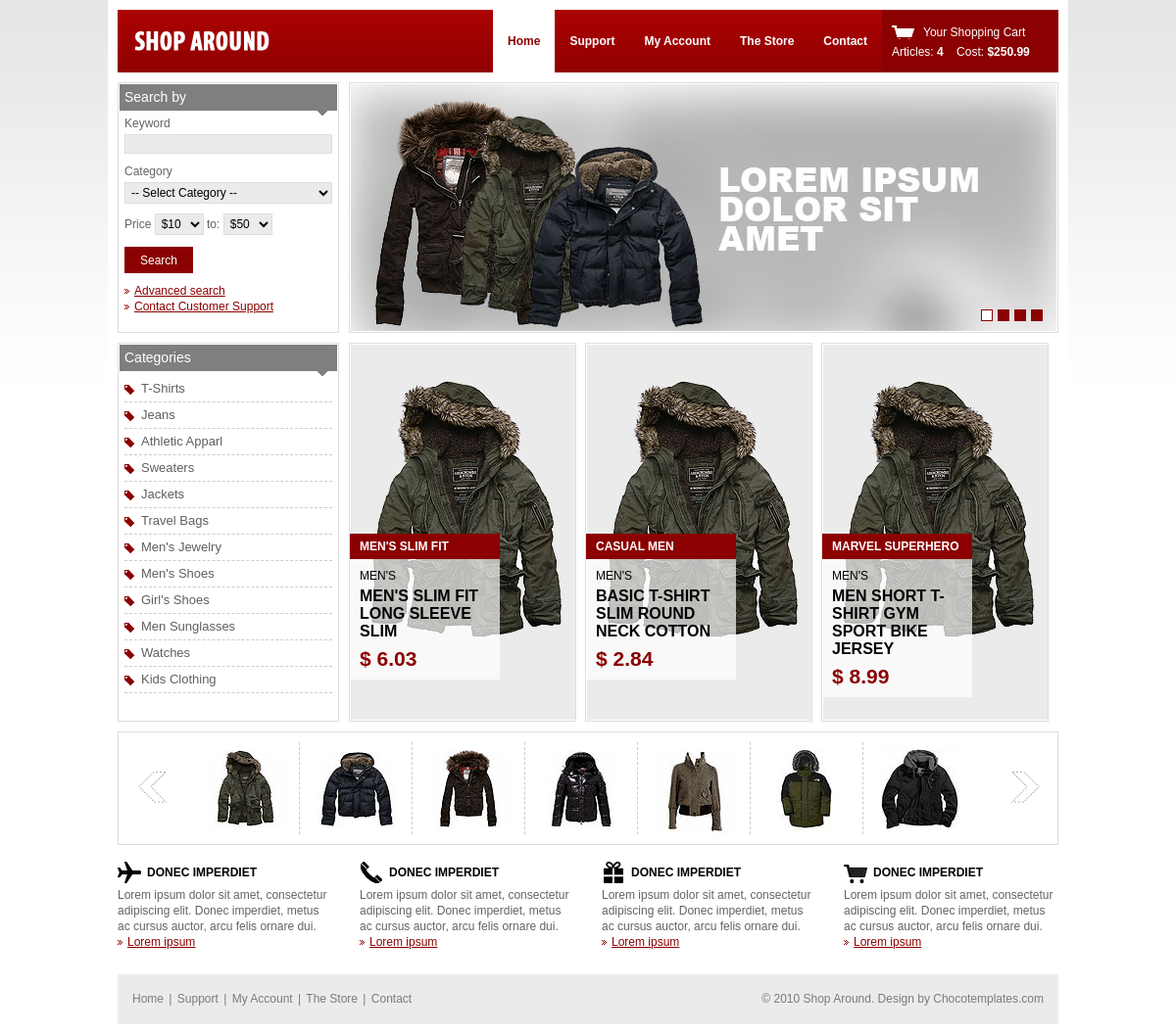
The page / on the database its author committed.
### tables this page shows
CREATE TABLE `items` (
  `item_id` int(11) NOT NULL,
  `item_name` varchar(255) NOT NULL,
  `item_description` text NOT NULL,
  `item_price` decimal(11,2) NOT NULL,
  `sort_by` varchar(255) NOT NULL,
  `is_active` tinyint(1) NOT NULL DEFAULT '1',
  `is_created` datetime NOT NULL DEFAULT CURRENT_TIMESTAMP
);

CREATE TABLE `category` (
  `category_id` int(11) NOT NULL,
  `category_name` varchar(255) NOT NULL
);

### Core/Mysql.php (called while the page is built, shortened)
<?php
abstract class Mysql{
    private $conn = null;
    private $stmt = null;
    private static function prepareConnectionString(){
        $server = DB_HOST;
        $db     = DB_NAME;
        return "mysql:host=$server;dbname=$db";
    }
    public function getConnection(){
        $user = DB_USER_NAME;
        $pass = DB_PASSWORD;
        try{
            $this->conn = new PDO(self::prepareConnectionString(), $user, $pass);
            $this->conn->setAttribute(PDO::ATTR_ERRMODE, PDO::ERRMODE_EXCEPTION);
            return true;
        }
        catch(PDOException $e){
            echo "Error: ". $e->getMessage();
        }
        return false;
    }
    public function prepareStatement($query){
        $this->stmt = $this->conn->prepare($query);
        $this->stmt->execute();
    }
    public function fetchData($entity = null){
        return $this->stmt->fetchAll(PDO::FETCH_CLASS, $entity);
    }
}

### Core/Model.php (called while the page is built, shortened)
<?php
abstract class Model extends Mysql{
    protected $table = null;
    private $select = null;
    private $entity = null;
    public function select($select = '*'){
        $this->select = $select;
        return $this;
    }
    public function setEntity($entity){
        $this->entity = $entity;
        return $this;
    }
    private function prepareSelectQuery(){
        return "SELECT $this->select FROM $this->table";
    }
    public function find(){
        $this->prepareStatement($this->prepareSelectQuery());
        return $this->fetchData($this->entity);
    }
}

### Model/ItemModel.php (called while the page is built, shortened)
<?php
class ItemModel extends Model{
    public function getAllItems(){
        return $this->select('*')->setEntity('Entity\Item')->find();
    }
}

### Model/CategoryModel.php (called while the page is built, shortened)
<?php
class CategoryModel extends Model{
    public function getAllCategory(){
        return $this->select('*')->setEntity('Entity\Category')->find();
    }
}

### Entity/Category.php (called while the page is built, shortened)
<?php
class Category{
    private $category_name;
    public function getCategory(){
        return $this->category_name;
    }
}

### index.php (the view, shortened to what this page needs)
<?php
require_once 'Core/Mysql.php';
require_once 'Core/Model.php';
require_once 'Entity/Category.php';
require_once 'Model/CategoryModel.php';
require_once 'Model/ItemModel.php';
$category = new CategoryModel();
$categories = $category->getAllCategory();
$item = new ItemModel();
$items = $item->getAllItems();
?>
<!DOCTYPE html PUBLIC "-//W3C//DTD XHTML 1.0 Transitional//EN" "http://www.w3.org/TR/xhtml1/DTD/xhtml1-transitional.dtd">
<html xmlns="http://www.w3.org/1999/xhtml">
<head>
	<link rel="stylesheet" href="Assets/css/style.css" type="text/css" media="all" />
</head>
<body>
<div class="shell">
	<div id="header">
		<h1 id="logo"><a href="#">shoparound</a></h1>
		<div id="cart">
			<a href="#" class="cart-link">Your Shopping Cart</a>
			<span>Articles: <strong>4</strong></span>
			<span>Cost: <strong>$250.99</strong></span>
		</div>
		<div id="navigation">
			<ul>
			    <li><a href="#" class="active">Home</a></li>
			    <li><a href="#">Support</a></li>
			    <li><a href="#">My Account</a></li>
			    <li><a href="#">The Store</a></li>
			    <li><a href="#">Contact</a></li>
			</ul>
		</div>
	</div>
	<div id="main">
		<div id="content">
			<div id="slider" class="box">
				<div id="slider-holder">
					<ul>
					    <li><a href="#"><img src="Assets/css/images/slide1.jpg" alt="" /></a></li>
					</ul>
				</div>
				<div id="slider-nav">
					<a href="#" class="active">1</a>
					<a href="#">2</a>
					<a href="#">3</a>
					<a href="#">4</a>
				</div>
			</div>
			<div class="products">
				<ul>
				<?php foreach($items as $item): ?>
				    <li>
				    	<a href="#"><img src="Assets/css/images/big1.jpg" alt="" /></a>
				    	<div class="product-info">
				    		<h3><?php echo $item->item_name ?></h3>
				    		<div class="product-desc">
								<h4><?php echo $item->sort_by ?></h4>
				    			<p><?php echo $item->item_description ?></p>
				    			<strong class="price">$ <?php echo $item->item_price ?></strong>
				    		</div>
						</div>
					</li>
					<?php endforeach ?>
				</ul>
			</div>
		</div>
		<div id="sidebar">
			<div class="box search">
				<h2>Search by <span></span></h2>
				<div class="box-content">
					<form action="" method="post">
						<label>Keyword</label>
						<input type="text" class="field" />
						<label>Category</label>
						<select class="field">
							<option value="">-- Select Category --</option>
						</select>
						<div class="inline-field">
							<label>Price</label>
							<select class="field small-field">
								<option value="">$10</option>
							</select>
							<label>to:</label>
							<select class="field small-field">
								<option value="">$50</option>
							</select>
						</div>
						<input type="submit" class="search-submit" value="Search" />
						<p>
							<a href="#" class="bul">Advanced search</a><br />
							<a href="#" class="bul">Contact Customer Support</a>
						</p>
					</form>
				</div>
			</div>
			<div class="box categories">
				<h2>Categories <span></span></h2>
				<div class="box-content">
					<ul>
                        <?php foreach($categories as $category):?>
					    <li><a href="#"><?php echo $category->getCategory()?></a></li>
                        <?php endforeach?>
					</ul>
				</div>
			</div>
		</div>
	</div>
	<div class="side-full">
		<div class="more-products">
			<div class="more-products-holder">
				<ul>
				    <li><a href="#"><img src="Assets/css/images/small1.jpg" alt="" /></a></li>
				    <li><a href="#"><img src="Assets/css/images/small2.jpg" alt="" /></a></li>
				    <li><a href="#"><img src="Assets/css/images/small3.jpg" alt="" /></a></li>
				    <li><a href="#"><img src="Assets/css/images/small4.jpg" alt="" /></a></li>
				    <li><a href="#"><img src="Assets/css/images/small5.jpg" alt="" /></a></li>
				    <li><a href="#"><img src="Assets/css/images/small6.jpg" alt="" /></a></li>
				    <li><a href="#"><img src="Assets/css/images/small7.jpg" alt="" /></a></li>
				</ul>
			</div>
			<div class="more-nav">
				<a href="#" class="prev">previous</a>
				<a href="#" class="next">next</a>
			</div>
		</div>
		<div class="cols">
			<div class="col">
				<h3 class="ico ico1">Donec imperdiet</h3>
				<p>Lorem ipsum dolor sit amet, consectetur adipiscing elit. Donec imperdiet, metus ac cursus auctor, arcu felis ornare dui.</p>
				<p class="more"><a href="#" class="bul">Lorem ipsum</a></p>
			</div>
			<div class="col">
				<h3 class="ico ico2">Donec imperdiet</h3>
				<p>Lorem ipsum dolor sit amet, consectetur adipiscing elit. Donec imperdiet, metus ac cursus auctor, arcu felis ornare dui.</p>
				<p class="more"><a href="#" class="bul">Lorem ipsum</a></p>
			</div>
			<div class="col">
				<h3 class="ico ico3">Donec imperdiet</h3>
				<p>Lorem ipsum dolor sit amet, consectetur adipiscing elit. Donec imperdiet, metus ac cursus auctor, arcu felis ornare dui.</p>
				<p class="more"><a href="#" class="bul">Lorem ipsum</a></p>
			</div>
			<div class="col col-last">
				<h3 class="ico ico4">Donec imperdiet</h3>
				<p>Lorem ipsum dolor sit amet, consectetur adipiscing elit. Donec imperdiet, metus ac cursus auctor, arcu felis ornare dui.</p>
				<p class="more"><a href="#" class="bul">Lorem ipsum</a></p>
			</div>
		</div>
	</div>
	<div id="footer">
		<p class="left">
			<a href="#">Home</a>
			<span>|</span>
			<a href="#">Support</a>
			<span>|</span>
			<a href="#">My Account</a>
			<span>|</span>
			<a href="#">The Store</a>
			<span>|</span>
			<a href="#">Contact</a>
		</p>
		<p class="right">
			&copy; 2010 Shop Around.
			Design by <a href="http://chocotemplates.com" target="_blank" title="The Sweetest CSS Templates WorldWide">Chocotemplates.com</a>
		</p>
	</div>
</div>
</body>
</html>

### rows shown on the page
items: item_name "MEN'S SLIM FIT", sort_by "MEN'S", item_description "MEN'S SLIM FIT LONG SLEEVE SLIM", item_price "6.03"
items: item_name "CASUAL MEN", sort_by "MEN'S", item_description "BASIC T-SHIRT SLIM ROUND NECK COTTON", item_price "2.84"
items: item_name "MARVEL SUPERHERO", sort_by "MEN'S", item_description "MEN SHORT T-SHIRT GYM SPORT BIKE JERSEY", item_price "8.99"
category: category_name "T-Shirts"
category: category_name "Jeans"
category: category_name "Athletic Apparl"
category: category_name "Sweaters"
category: category_name "Jackets"
category: category_name "Travel Bags"
category: category_name "Men's Jewelry"
category: category_name "Men's Shoes"
category: category_name "Girl's Shoes"
category: category_name "Men Sunglasses"
category: category_name "Watches"
category: category_name "Kids Clothing"
